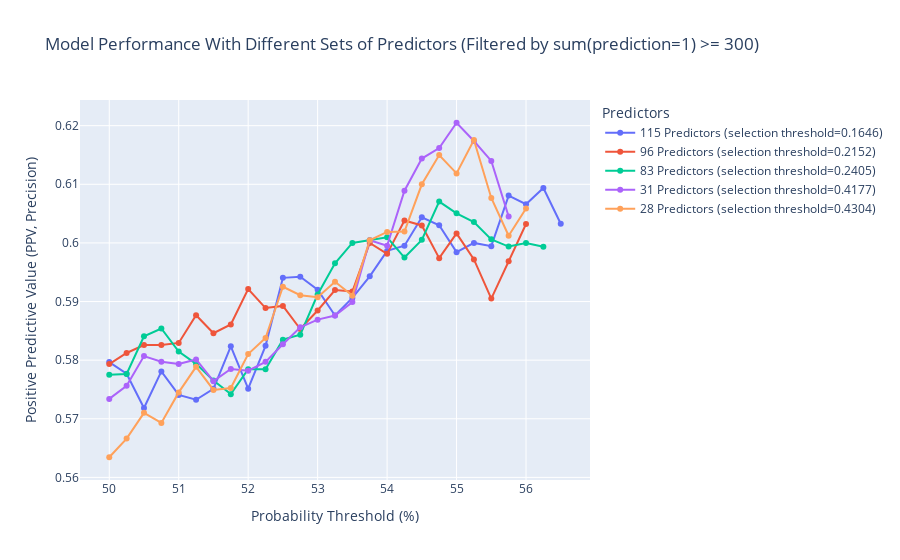

The notebook cell this image was saved under:
### Code cell
plot_ppv_by_threshold(list_of_dfs=list_of_increase_dfs_catboost, 
                      use_over_0_percent_target=False, 
                      min_true_count=300, 
                      threshold_start=50, 
                      threshold_end=75, 
                      avg_ppv_greater_than_quantile=.90,
                      quantile_greater=True)

### Figure 1 — Plotly figure (JSON) as saved in the notebook; plotly's stock layout.template omitted (floating-point values rounded to 4 significant figures)
{"data": [{"hoverinfo": "text", "mode": "lines+markers", "name": "115 Predictors (selection threshold=0.1646)", "text": ["115 Predictors (selection threshold=0.1646)<br>Threshold: 50.0<br>PPV: 0.5797<br>0: 1333<br>1: 728", "115 Predictors (selection threshold=0.1646)<br>Threshold: 50.25<br>PPV: 0.5777<br>0: 1353<br>1: 708", "115 Predictors (selection threshold=0.1646)<br>Threshold: 50.5<br>PPV: 0.5718<br>0: 1379<br>1: 682", "115 Predictors (selection threshold=0.1646)<br>Threshold: 50.75<br>PPV: 0.5781<br>0: 1395<br>1: 666", "115 Predictors (selection threshold=0.1646)<br>Threshold: 51.0<br>PPV: 0.5741<br>0: 1413<br>1: 648", "115 Predictors (selection threshold=0.1646)<br>Threshold: 51.25<br>PPV: 0.5732<br>0: 1433<br>1: 628", "115 Predictors (selection threshold=0.1646)<br>Threshold: 51.5<br>PPV: 0.5751<br>0: 1442<br>1: 619", "115 Predictors (selection threshold=0.1646)<br>Threshold: 51.75<br>PPV: 0.5824<br>0: 1460<br>1: 601", "115 Predictors (selection threshold=0.1646)<br>Threshold: 52.0<br>PPV: 0.5751<br>0: 1482<br>1: 579", "115 Predictors (selection threshold=0.1646)<br>Threshold: 52.25<br>PPV: 0.5824<br>0: 1503<br>1: 558", "115 Predictors (selection threshold=0.1646)<br>Threshold: 52.5<br>PPV: 0.5940<br>0: 1524<br>1: 537", "115 Predictors (selection threshold=0.1646)<br>Threshold: 52.75<br>PPV: 0.5942<br>0: 1541<br>1: 520", "115 Predictors (selection threshold=0.1646)<br>Threshold: 53.0<br>PPV: 0.5920<br>0: 1561<br>1: 500", "115 Predictors (selection threshold=0.1646)<br>Threshold: 53.25<br>PPV: 0.5876<br>0: 1576<br>1: 485", "115 Predictors (selection threshold=0.1646)<br>Threshold: 53.5<br>PPV: 0.5906<br>0: 1592<br>1: 469", "115 Predictors (selection threshold=0.1646)<br>Threshold: 53.75<br>PPV: 0.5943<br>0: 1605<br>1: 456", "115 Predictors (selection threshold=0.1646)<br>Threshold: 54.0<br>PPV: 0.5986<br>0: 1620<br>1: 441", "115 Predictors (selection threshold=0.1646)<br>Threshold: 54.25<br>PPV: 0.5995<br>0: 1634<br>1: 427", "115 Predictors (selection threshold=0.1646)<br>Threshold: 54.5<br>PPV: 0.6044<br>0: 1649<br>1: 412", "115 Predictors (selection threshold=0.1646)<br>Threshold: 54.75<br>PPV: 0.6030<br>0: 1663<br>1: 398", "115 Predictors (selection threshold=0.1646)<br>Threshold: 55.0<br>PPV: 0.5984<br>0: 1680<br>1: 381", "115 Predictors (selection threshold=0.1646)<br>Threshold: 55.25<br>PPV: 0.6000<br>0: 1691<br>1: 370", "115 Predictors (selection threshold=0.1646)<br>Threshold: 55.5<br>PPV: 0.5994<br>0: 1699<br>1: 362", "115 Predictors (selection threshold=0.1646)<br>Threshold: 55.75<br>PPV: 0.6081<br>0: 1714<br>1: 347", "115 Predictors (selection threshold=0.1646)<br>Threshold: 56.0<br>PPV: 0.6066<br>0: 1728<br>1: 333", "115 Predictors (selection threshold=0.1646)<br>Threshold: 56.25<br>PPV: 0.6094<br>0: 1741<br>1: 320", "115 Predictors (selection threshold=0.1646)<br>Threshold: 56.5<br>PPV: 0.6033<br>0: 1756<br>1: 305"], "type": "scatter", "x": [50, 50.25, 50.5, 50.75, 51, 51.25, 51.5, 51.75, 52, 52.25, 52.5, 52.75, 53, 53.25, 53.5, 53.75, 54, 54.25, 54.5, 54.75, 55, 55.25, 55.5, 55.75, 56, 56.25, 56.5], "y": [0.5797, 0.5777, 0.5718, 0.5781, 0.5741, 0.5732, 0.5751, 0.5824, 0.5751, 0.5824, 0.594, 0.5942, 0.592, 0.5876, 0.5906, 0.5943, 0.5986, 0.5995, 0.6044, 0.603, 0.5984, 0.6, 0.5994, 0.6081, 0.6066, 0.6094, 0.6033]}, {"hoverinfo": "text", "mode": "lines+markers", "name": "96 Predictors (selection threshold=0.2152)", "text": ["96 Predictors (selection threshold=0.2152)<br>Threshold: 50.0<br>PPV: 0.5793<br>0: 1374<br>1: 687", "96 Predictors (selection threshold=0.2152)<br>Threshold: 50.25<br>PPV: 0.5812<br>0: 1390<br>1: 671", "96 Predictors (selection threshold=0.2152)<br>Threshold: 50.5<br>PPV: 0.5826<br>0: 1395<br>1: 666", "96 Predictors (selection threshold=0.2152)<br>Threshold: 50.75<br>PPV: 0.5826<br>0: 1407<br>1: 654", "96 Predictors (selection threshold=0.2152)<br>Threshold: 51.0<br>PPV: 0.5829<br>0: 1428<br>1: 633", "96 Predictors (selection threshold=0.2152)<br>Threshold: 51.25<br>PPV: 0.5877<br>0: 1445<br>1: 616", "96 Predictors (selection threshold=0.2152)<br>Threshold: 51.5<br>PPV: 0.5846<br>0: 1464<br>1: 597", "96 Predictors (selection threshold=0.2152)<br>Threshold: 51.75<br>PPV: 0.5861<br>0: 1486<br>1: 575", "96 Predictors (selection threshold=0.2152)<br>Threshold: 52.0<br>PPV: 0.5921<br>0: 1502<br>1: 559", "96 Predictors (selection threshold=0.2152)<br>Threshold: 52.25<br>PPV: 0.5889<br>0: 1521<br>1: 540", "96 Predictors (selection threshold=0.2152)<br>Threshold: 52.5<br>PPV: 0.5893<br>0: 1540<br>1: 521", "96 Predictors (selection threshold=0.2152)<br>Threshold: 52.75<br>PPV: 0.5853<br>0: 1557<br>1: 504", "96 Predictors (selection threshold=0.2152)<br>Threshold: 53.0<br>PPV: 0.5885<br>0: 1575<br>1: 486", "96 Predictors (selection threshold=0.2152)<br>Threshold: 53.25<br>PPV: 0.5920<br>0: 1588<br>1: 473", "96 Predictors (selection threshold=0.2152)<br>Threshold: 53.5<br>PPV: 0.5917<br>0: 1603<br>1: 458", "96 Predictors (selection threshold=0.2152)<br>Threshold: 53.75<br>PPV: 0.6000<br>0: 1616<br>1: 445", "96 Predictors (selection threshold=0.2152)<br>Threshold: 54.0<br>PPV: 0.5981<br>0: 1633<br>1: 428", "96 Predictors (selection threshold=0.2152)<br>Threshold: 54.25<br>PPV: 0.6038<br>0: 1642<br>1: 419", "96 Predictors (selection threshold=0.2152)<br>Threshold: 54.5<br>PPV: 0.6030<br>0: 1658<br>1: 403", "96 Predictors (selection threshold=0.2152)<br>Threshold: 54.75<br>PPV: 0.5974<br>0: 1676<br>1: 385", "96 Predictors (selection threshold=0.2152)<br>Threshold: 55.0<br>PPV: 0.6016<br>0: 1692<br>1: 369", "96 Predictors (selection threshold=0.2152)<br>Threshold: 55.25<br>PPV: 0.5972<br>0: 1706<br>1: 355", "96 Predictors (selection threshold=0.2152)<br>Threshold: 55.5<br>PPV: 0.5905<br>0: 1724<br>1: 337", "96 Predictors (selection threshold=0.2152)<br>Threshold: 55.75<br>PPV: 0.5969<br>0: 1741<br>1: 320", "96 Predictors (selection threshold=0.2152)<br>Threshold: 56.0<br>PPV: 0.6032<br>0: 1751<br>1: 310"], "type": "scatter", "x": [50, 50.25, 50.5, 50.75, 51, 51.25, 51.5, 51.75, 52, 52.25, 52.5, 52.75, 53, 53.25, 53.5, 53.75, 54, 54.25, 54.5, 54.75, 55, 55.25, 55.5, 55.75, 56], "y": [0.5793, 0.5812, 0.5826, 0.5826, 0.5829, 0.5877, 0.5846, 0.5861, 0.5921, 0.5889, 0.5893, 0.5853, 0.5885, 0.592, 0.5917, 0.6, 0.5981, 0.6038, 0.603, 0.5974, 0.6016, 0.5972, 0.5905, 0.5969, 0.6032]}, {"hoverinfo": "text", "mode": "lines+markers", "name": "83 Predictors (selection threshold=0.2405)", "text": ["83 Predictors (selection threshold=0.2405)<br>Threshold: 50.0<br>PPV: 0.5775<br>0: 1358<br>1: 703", "83 Predictors (selection threshold=0.2405)<br>Threshold: 50.25<br>PPV: 0.5776<br>0: 1372<br>1: 689", "83 Predictors (selection threshold=0.2405)<br>Threshold: 50.5<br>PPV: 0.5841<br>0: 1395<br>1: 666", "83 Predictors (selection threshold=0.2405)<br>Threshold: 50.75<br>PPV: 0.5854<br>0: 1417<br>1: 644", "83 Predictors (selection threshold=0.2405)<br>Threshold: 51.0<br>PPV: 0.5815<br>0: 1435<br>1: 626", "83 Predictors (selection threshold=0.2405)<br>Threshold: 51.25<br>PPV: 0.5794<br>0: 1450<br>1: 611", "83 Predictors (selection threshold=0.2405)<br>Threshold: 51.5<br>PPV: 0.5765<br>0: 1473<br>1: 588", "83 Predictors (selection threshold=0.2405)<br>Threshold: 51.75<br>PPV: 0.5742<br>0: 1495<br>1: 566", "83 Predictors (selection threshold=0.2405)<br>Threshold: 52.0<br>PPV: 0.5785<br>0: 1513<br>1: 548", "83 Predictors (selection threshold=0.2405)<br>Threshold: 52.25<br>PPV: 0.5784<br>0: 1532<br>1: 529", "83 Predictors (selection threshold=0.2405)<br>Threshold: 52.5<br>PPV: 0.5835<br>0: 1552<br>1: 509", "83 Predictors (selection threshold=0.2405)<br>Threshold: 52.75<br>PPV: 0.5843<br>0: 1563<br>1: 498", "83 Predictors (selection threshold=0.2405)<br>Threshold: 53.0<br>PPV: 0.5912<br>0: 1584<br>1: 477", "83 Predictors (selection threshold=0.2405)<br>Threshold: 53.25<br>PPV: 0.5965<br>0: 1600<br>1: 461", "83 Predictors (selection threshold=0.2405)<br>Threshold: 53.5<br>PPV: 0.6000<br>0: 1616<br>1: 445", "83 Predictors (selection threshold=0.2405)<br>Threshold: 53.75<br>PPV: 0.6005<br>0: 1628<br>1: 433", "83 Predictors (selection threshold=0.2405)<br>Threshold: 54.0<br>PPV: 0.6010<br>0: 1645<br>1: 416", "83 Predictors (selection threshold=0.2405)<br>Threshold: 54.25<br>PPV: 0.5975<br>0: 1661<br>1: 400", "83 Predictors (selection threshold=0.2405)<br>Threshold: 54.5<br>PPV: 0.6005<br>0: 1678<br>1: 383", "83 Predictors (selection threshold=0.2405)<br>Threshold: 54.75<br>PPV: 0.6070<br>0: 1692<br>1: 369", "83 Predictors (selection threshold=0.2405)<br>Threshold: 55.0<br>PPV: 0.6050<br>0: 1704<br>1: 357", "83 Predictors (selection threshold=0.2405)<br>Threshold: 55.25<br>PPV: 0.6036<br>0: 1723<br>1: 338", "83 Predictors (selection threshold=0.2405)<br>Threshold: 55.5<br>PPV: 0.6006<br>0: 1733<br>1: 328", "83 Predictors (selection threshold=0.2405)<br>Threshold: 55.75<br>PPV: 0.5994<br>0: 1739<br>1: 322", "83 Predictors (selection threshold=0.2405)<br>Threshold: 56.0<br>PPV: 0.6000<br>0: 1751<br>1: 310", "83 Predictors (selection threshold=0.2405)<br>Threshold: 56.25<br>PPV: 0.5993<br>0: 1759<br>1: 302"], "type": "scatter", "x": [50, 50.25, 50.5, 50.75, 51, 51.25, 51.5, 51.75, 52, 52.25, 52.5, 52.75, 53, 53.25, 53.5, 53.75, 54, 54.25, 54.5, 54.75, 55, 55.25, 55.5, 55.75, 56, 56.25], "y": [0.5775, 0.5776, 0.5841, 0.5854, 0.5815, 0.5794, 0.5765, 0.5742, 0.5785, 0.5784, 0.5835, 0.5843, 0.5912, 0.5965, 0.6, 0.6005, 0.601, 0.5975, 0.6005, 0.607, 0.605, 0.6036, 0.6006, 0.5994, 0.6, 0.5993]}, {"hoverinfo": "text", "mode": "lines+markers", "name": "31 Predictors (selection threshold=0.4177)", "text": ["31 Predictors (selection threshold=0.4177)<br>Threshold: 50.0<br>PPV: 0.5734<br>0: 1332<br>1: 729", "31 Predictors (selection threshold=0.4177)<br>Threshold: 50.25<br>PPV: 0.5756<br>0: 1347<br>1: 714", "31 Predictors (selection threshold=0.4177)<br>Threshold: 50.5<br>PPV: 0.5807<br>0: 1367<br>1: 694", "31 Predictors (selection threshold=0.4177)<br>Threshold: 50.75<br>PPV: 0.5797<br>0: 1390<br>1: 671", "31 Predictors (selection threshold=0.4177)<br>Threshold: 51.0<br>PPV: 0.5794<br>0: 1412<br>1: 649", "31 Predictors (selection threshold=0.4177)<br>Threshold: 51.25<br>PPV: 0.5801<br>0: 1437<br>1: 624", "31 Predictors (selection threshold=0.4177)<br>Threshold: 51.5<br>PPV: 0.5764<br>0: 1459<br>1: 602", "31 Predictors (selection threshold=0.4177)<br>Threshold: 51.75<br>PPV: 0.5785<br>0: 1475<br>1: 586", "31 Predictors (selection threshold=0.4177)<br>Threshold: 52.0<br>PPV: 0.5782<br>0: 1492<br>1: 569", "31 Predictors (selection threshold=0.4177)<br>Threshold: 52.25<br>PPV: 0.5797<br>0: 1509<br>1: 552", "31 Predictors (selection threshold=0.4177)<br>Threshold: 52.5<br>PPV: 0.5827<br>0: 1529<br>1: 532", "31 Predictors (selection threshold=0.4177)<br>Threshold: 52.75<br>PPV: 0.5856<br>0: 1547<br>1: 514", "31 Predictors (selection threshold=0.4177)<br>Threshold: 53.0<br>PPV: 0.5869<br>0: 1572<br>1: 489", "31 Predictors (selection threshold=0.4177)<br>Threshold: 53.25<br>PPV: 0.5876<br>0: 1593<br>1: 468", "31 Predictors (selection threshold=0.4177)<br>Threshold: 53.5<br>PPV: 0.5899<br>0: 1605<br>1: 456", "31 Predictors (selection threshold=0.4177)<br>Threshold: 53.75<br>PPV: 0.6005<br>0: 1623<br>1: 438", "31 Predictors (selection threshold=0.4177)<br>Threshold: 54.0<br>PPV: 0.5995<br>0: 1639<br>1: 422", "31 Predictors (selection threshold=0.4177)<br>Threshold: 54.25<br>PPV: 0.6089<br>0: 1657<br>1: 404", "31 Predictors (selection threshold=0.4177)<br>Threshold: 54.5<br>PPV: 0.6144<br>0: 1672<br>1: 389", "31 Predictors (selection threshold=0.4177)<br>Threshold: 54.75<br>PPV: 0.6162<br>0: 1678<br>1: 383", "31 Predictors (selection threshold=0.4177)<br>Threshold: 55.0<br>PPV: 0.6205<br>0: 1700<br>1: 361", "31 Predictors (selection threshold=0.4177)<br>Threshold: 55.25<br>PPV: 0.6174<br>0: 1716<br>1: 345", "31 Predictors (selection threshold=0.4177)<br>Threshold: 55.5<br>PPV: 0.6140<br>0: 1732<br>1: 329", "31 Predictors (selection threshold=0.4177)<br>Threshold: 55.75<br>PPV: 0.6045<br>0: 1750<br>1: 311"], "type": "scatter", "x": [50, 50.25, 50.5, 50.75, 51, 51.25, 51.5, 51.75, 52, 52.25, 52.5, 52.75, 53, 53.25, 53.5, 53.75, 54, 54.25, 54.5, 54.75, 55, 55.25, 55.5, 55.75], "y": [0.5734, 0.5756, 0.5807, 0.5797, 0.5794, 0.5801, 0.5764, 0.5785, 0.5782, 0.5797, 0.5827, 0.5856, 0.5869, 0.5876, 0.5899, 0.6005, 0.5995, 0.6089, 0.6144, 0.6162, 0.6205, 0.6174, 0.614, 0.6045]}, {"hoverinfo": "text", "mode": "lines+markers", "name": "28 Predictors (selection threshold=0.4304)", "text": ["28 Predictors (selection threshold=0.4304)<br>Threshold: 50.0<br>PPV: 0.5634<br>0: 1328<br>1: 733", "28 Predictors (selection threshold=0.4304)<br>Threshold: 50.25<br>PPV: 0.5666<br>0: 1348<br>1: 713", "28 Predictors (selection threshold=0.4304)<br>Threshold: 50.5<br>PPV: 0.5710<br>0: 1371<br>1: 690", "28 Predictors (selection threshold=0.4304)<br>Threshold: 50.75<br>PPV: 0.5693<br>0: 1390<br>1: 671", "28 Predictors (selection threshold=0.4304)<br>Threshold: 51.0<br>PPV: 0.5745<br>0: 1410<br>1: 651", "28 Predictors (selection threshold=0.4304)<br>Threshold: 51.25<br>PPV: 0.5789<br>0: 1427<br>1: 634", "28 Predictors (selection threshold=0.4304)<br>Threshold: 51.5<br>PPV: 0.5749<br>0: 1447<br>1: 614", "28 Predictors (selection threshold=0.4304)<br>Threshold: 51.75<br>PPV: 0.5753<br>0: 1463<br>1: 598", "28 Predictors (selection threshold=0.4304)<br>Threshold: 52.0<br>PPV: 0.5810<br>0: 1481<br>1: 580", "28 Predictors (selection threshold=0.4304)<br>Threshold: 52.25<br>PPV: 0.5838<br>0: 1506<br>1: 555", "28 Predictors (selection threshold=0.4304)<br>Threshold: 52.5<br>PPV: 0.5925<br>0: 1526<br>1: 535", "28 Predictors (selection threshold=0.4304)<br>Threshold: 52.75<br>PPV: 0.5911<br>0: 1545<br>1: 516", "28 Predictors (selection threshold=0.4304)<br>Threshold: 53.0<br>PPV: 0.5907<br>0: 1565<br>1: 496", "28 Predictors (selection threshold=0.4304)<br>Threshold: 53.25<br>PPV: 0.5934<br>0: 1579<br>1: 482", "28 Predictors (selection threshold=0.4304)<br>Threshold: 53.5<br>PPV: 0.5910<br>0: 1594<br>1: 467", "28 Predictors (selection threshold=0.4304)<br>Threshold: 53.75<br>PPV: 0.6004<br>0: 1613<br>1: 448", "28 Predictors (selection threshold=0.4304)<br>Threshold: 54.0<br>PPV: 0.6019<br>0: 1634<br>1: 427", "28 Predictors (selection threshold=0.4304)<br>Threshold: 54.25<br>PPV: 0.6019<br>0: 1649<br>1: 412", "28 Predictors (selection threshold=0.4304)<br>Threshold: 54.5<br>PPV: 0.6100<br>0: 1661<br>1: 400", "28 Predictors (selection threshold=0.4304)<br>Threshold: 54.75<br>PPV: 0.6150<br>0: 1674<br>1: 387", "28 Predictors (selection threshold=0.4304)<br>Threshold: 55.0<br>PPV: 0.6119<br>0: 1690<br>1: 371", "28 Predictors (selection threshold=0.4304)<br>Threshold: 55.25<br>PPV: 0.6176<br>0: 1708<br>1: 353", "28 Predictors (selection threshold=0.4304)<br>Threshold: 55.5<br>PPV: 0.6077<br>0: 1722<br>1: 339", "28 Predictors (selection threshold=0.4304)<br>Threshold: 55.75<br>PPV: 0.6012<br>0: 1735<br>1: 326", "28 Predictors (selection threshold=0.4304)<br>Threshold: 56.0<br>PPV: 0.6059<br>0: 1754<br>1: 307"], "type": "scatter", "x": [50, 50.25, 50.5, 50.75, 51, 51.25, 51.5, 51.75, 52, 52.25, 52.5, 52.75, 53, 53.25, 53.5, 53.75, 54, 54.25, 54.5, 54.75, 55, 55.25, 55.5, 55.75, 56], "y": [0.5634, 0.5666, 0.571, 0.5693, 0.5745, 0.5789, 0.5749, 0.5753, 0.581, 0.5838, 0.5925, 0.5911, 0.5907, 0.5934, 0.591, 0.6004, 0.6019, 0.6019, 0.61, 0.615, 0.6119, 0.6176, 0.6077, 0.6012, 0.6059]}], "layout": {"hovermode": "closest", "legend": {"title": {"text": "Predictors"}}, "title": {"text": "Model Performance With Different Sets of Predictors (Filtered by sum(prediction=1) >= 300)"}, "xaxis": {"title": {"text": "Probability Threshold (%)"}}, "yaxis": {"title": {"text": "Positive Predictive Value (PPV, Precision)"}}}}
